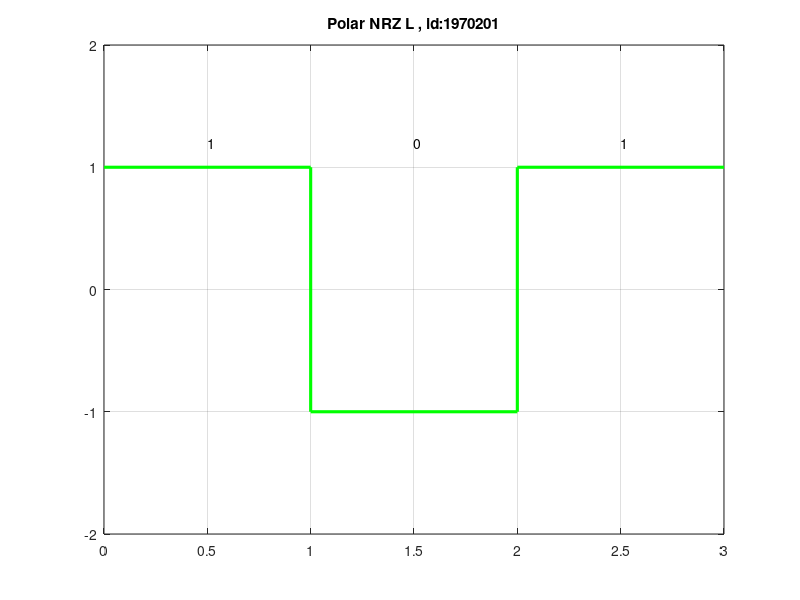

This chart was generated by the following MATLAB code:
Id = input('Enter your id: '); %taking my id as input

bi = de2bi(Id); %id converted to binary 

bi = fliplr(bi) %flipping the array value left to right

n = length(bi); %length of the binary value

x = [];
y = [];

for i=1:n
    
    x=[x i-1 i];
    
    if(bi(i)==1)
        
        y=[y 1 1];
        
    else
        
        y=[y -1 -1];
        
    end
end

plot(x,y,'g','LineWidth',2.25),axis([0,n,-2,2]);

xAxis = 0;

yAxis = 1.2;

bi = dec2bin(Id);

for i=1:n
    xAxis = i - 0.5;
    text(xAxis,yAxis,bi(i));
end

title('Polar NRZ L , id:1970201');

grid on;